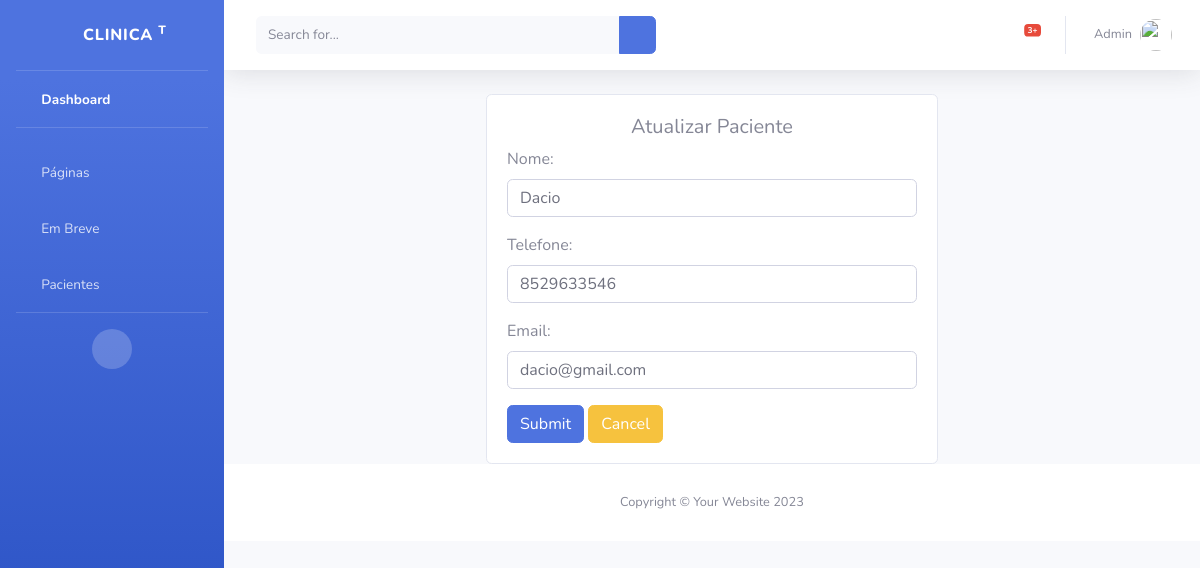
The page /atualizar_paciente/Dacio/ (signed in) on the database its author committed.
### base/models.py (models this page shows, shortened)
class Paciente(models.Model):
    nome = models.CharField(max_length=200, null=True)
    cpf = CPFField(max_length=14, unique=True)
    telefone = models.CharField(max_length=11, null=True)
    email = models.EmailField(max_length=200, null=True)
    data_criacao = models.DateTimeField(auto_now_add=True, null=True)

### base/views.py (the view)
# urls.py: path('atualizar_paciente/<str:nome>/', views.atualizar_cliente, name='att-paciente'),
@login_required(login_url='login')
def atualizar_cliente(request, nome):
    paciente = Paciente.objects.get(nome=nome)
    form = PacienteAttForm(instance=paciente)
    if request.method == "POST":
        form = PacienteAttForm(request.POST, instance=paciente)
        if form.is_valid():
            form.save()
            return redirect('/')
    context = {'form': form}
    return render(request, 'atualizar_cliente.html', context)

### base/form.py
class PacienteAttForm(forms.ModelForm):
    class Meta:
        model = Paciente
        fields = ['nome', 'telefone', 'email']
    def __init__(self, *args, **kwargs):
        super(PacienteAttForm, self).__init__(*args, **kwargs)
        for field_nome, field in self.fields.items():
            field.widget.attrs['class'] = 'form-control'

### base/templates/atualizar_cliente.html (shortened to what this page needs)
{% extends 'main.html' %}
{% load static %}
{% block content %}
<div class="col">
    <div class="d-flex justify-content-center">
        <div class="col-md-6">
            <div class="card card-body">
                <h5 class="d-flex justify-content-center">Atualizar Paciente</h5>
                <form action="" method="POST">
                    {{form.as_p}}
                    <input class="btn btn-primary" type="submit" name="Submit">
                    <a class="btn btn-warning" href="{% url 'home' %}">Cancel</a>
                </form>
            </div>
        </div>
    </div>
</div>
{% endblock %}

### base/templates/navbar.html (shortened to what this page needs)
{% load static %}
{% block content %}
<div id="wrapper">
    <ul class="navbar-nav bg-gradient-primary sidebar sidebar-dark accordion" id="accordionSidebar">
        <a class="sidebar-brand d-flex align-items-center justify-content-center" href="{% url 'home' %}">
            <div class="sidebar-brand-icon rotate-n-15">
                <i class="fas fa-laugh-wink"></i>
            </div>
            <div class="sidebar-brand-text mx-3">Clinica <sup>T</sup></div>
        </a>
        <hr class="sidebar-divider my-0">
        <li class="nav-item active">
            <a class="nav-link" href="{% url 'home' %}">
                <i class="fas fa-fw fa-tachometer-alt"></i>
                <span>Dashboard</span></a>
        </li>
        <hr class="sidebar-divider">
        <li class="nav-item">
            <a class="nav-link collapsed" href="#" data-toggle="collapse" data-target="#collapsePages"
                aria-expanded="true" aria-controls="collapsePages">
                <i class="fas fa-fw fa-folder"></i>
                <span>Páginas</span>
            </a>
        </li>
        <li class="nav-item">
            <a class="nav-link" href="#">
                <i class="fas fa-fw fa-chart-area"></i>
                <span>Em Breve</span></a>
        </li>
        <li class="nav-item">
            <a class="nav-link" href="{% url 'lista-paciente' %}">
                <i class="fas fa-fw fa-table"></i>
                <span>Pacientes</span></a>
        </li>
        <hr class="sidebar-divider d-none d-md-block">
        <div class="text-center d-none d-md-inline">
            <button class="rounded-circle border-0" id="sidebarToggle"></button>
        </div>
    </ul>
    <div id="content-wrapper" class="d-flex flex-column">
        <div id="content">
            <nav class="navbar navbar-expand navbar-white bg-white topbar mb-4 static-top shadow">
                <form
                    class="d-none d-sm-inline-block form-inline mr-auto ml-md-3 my-2 my-md-0 mw-100 navbar-search">
                    <div class="input-group">
                        <input type="text" class="form-control bg-light border-0 small" placeholder="Search for..."
                            aria-label="Search" aria-describedby="basic-addon2">
                        <div class="input-group-append">
                            <button class="btn btn-primary" type="button">
                                <i class="fas fa-search fa-sm"></i>
                            </button>
                        </div>
                    </div>
                </form>
                <ul class="navbar-nav ml-auto">
                    <li class="nav-item dropdown no-arrow mx-1">
                        <a class="nav-link dropdown-toggle" href="#" id="alertsDropdown" role="button"
                            data-toggle="dropdown" aria-haspopup="true" aria-expanded="false">
                            <i class="fas fa-bell fa-fw"></i>
                            <span class="badge badge-danger badge-counter">3+</span>
                        </a>
                    </li>
                    <li class="nav-item dropdown no-arrow">
                        <a class="nav-link dropdown-toggle" href="#" id="userDropdown" role="button"
                            data-toggle="dropdown" aria-haspopup="true" aria-expanded="false">
                            <span class="mr-2 d-none d-lg-inline text-gray-600 small">{{request.user|capfirst}}</span>
                            <img class="img-profile rounded-circle"
                                src="{% static 'img/undraw_profile.svg' %}">
                        </a>
                    </li>
                </ul>
            </nav>
{% endblock %}

### rows shown on the page
Paciente: nome "Dacio", telefone "8529633546", email "dacio@gmail.com"

### other values the page prints
{{ request.user|capfirst }} "Admin"
